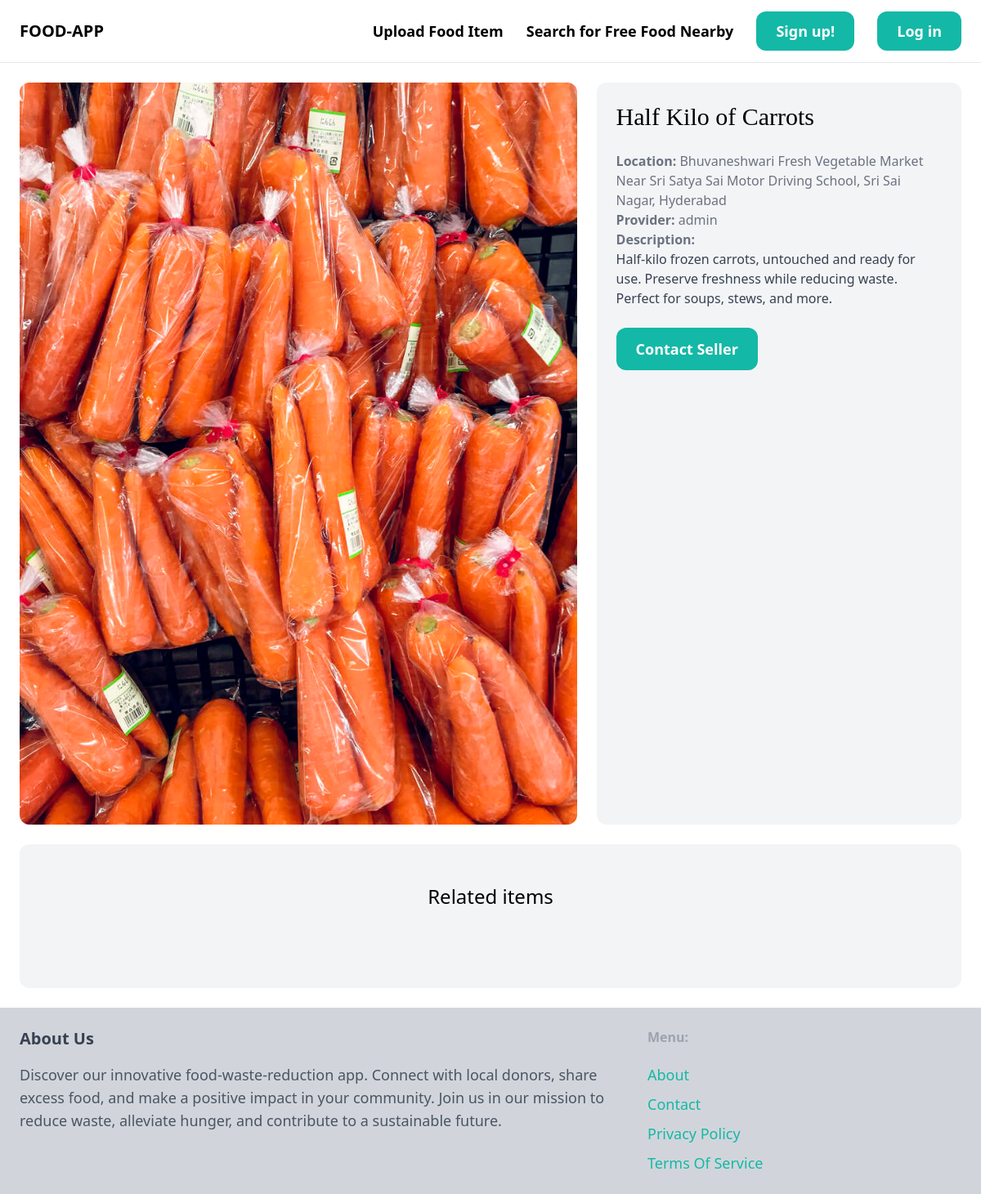
Screenshot of /items/2/ with the database file from the repository.
### item/models.py (models this page shows, shortened)
class Item(models.Model):
    category =  models.ForeignKey(Category, related_name='items', on_delete=models.CASCADE)
    name = models.CharField(max_length=255)
    descriptions = models.TextField(blank=True, null=True)
    location = models.TextField(blank=True, null=True)
    image = models.ImageField(upload_to='item_images', blank=True, null=True)
    is_collected = models.BooleanField(default=False)
    created_by = models.ForeignKey(User, related_name='items', on_delete=models.CASCADE)
    created_at = models.DateTimeField(auto_now_add=True)

### item/views.py (the view)
# urls.py: path('<int:pk>/', views.detail, name='detail'),
def detail(request, pk):
    item = get_object_or_404(Item, pk=pk)
    related_items = Item.objects.filter(category=item.category, is_collected=False).exclude(pk=pk)[0:3]
    return render(request, 'item/detail.html', {
        'item': item,
        'related_items': related_items
    })

### item/templates/item/detail.html (shortened to what this page needs)
{% extends 'core/base.html' %}
{% block content %}
<div class="grid grid-cols-5 gap-6">
    <div class="col-span-3">
        <img src="{{ item.image.url }}" class="rounded-xl">
    </div>
    <div class ="col-span-2 p-6 bg-gray-100 rounded-xl">
        <h1 class="mb-6 text-3xl" style="font-family: 'Playfair Display', Georgia, serif;">{{ item.name }}</h1>
        <p class="text-gray-500"><strong>Location: </strong>{{ item.location }}</p>
        <p class="text-gray-500"><strong>Provider: </strong>{{ item.created_by.username }}</p>
        {% if item.descriptions %}
        <p class="text-gray-700">
            <strong class="text-gray-500">Description:</strong><br>
            {{ item.descriptions }}
        </p>
        {% endif %}
        <a href="'#" class="inline-block mt-6 px-6 py-3 text-lg font-semibold bg-teal-500 text-white rounded-xl hover:bg-teal-700">Contact Seller</a>
    </div>
</div>
<div class="mt-6 px-6 py-12 bg-gray-100 rounded-xl">
    <h2 class="mb-12 text-2xl text-center">Related items</h2>
 </div>
{% endblock %}

### rows the page displays
Item: image (picture), name "Half Kilo of Carrots", location "Bhuvaneshwari Fresh Vegetable Market Near Sri Satya Sai Motor Driving School, Sri Sai Nagar, Hyderabad", created_by.username "admin", descriptions "Half-kilo frozen carrots, untouched and ready for use. Preserve freshness while reducing waste. Perfect for soups, stews, and more."
